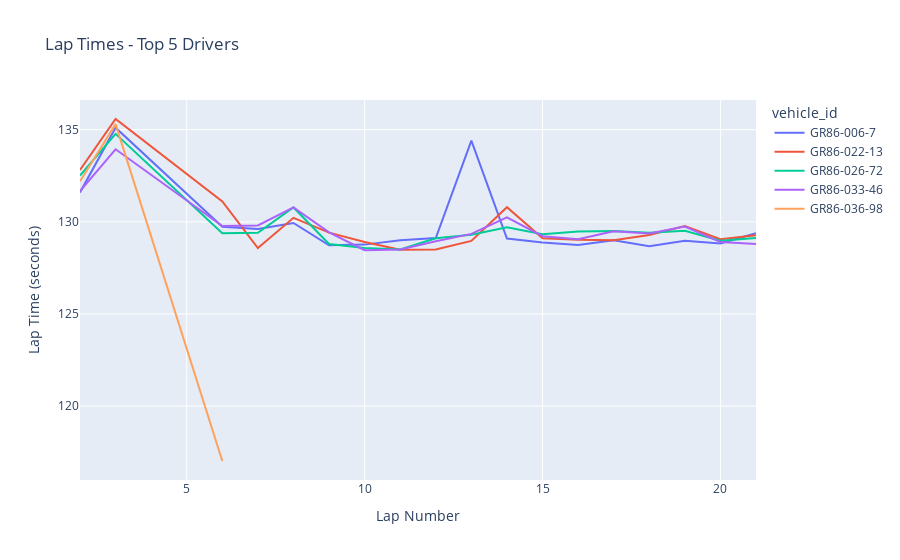
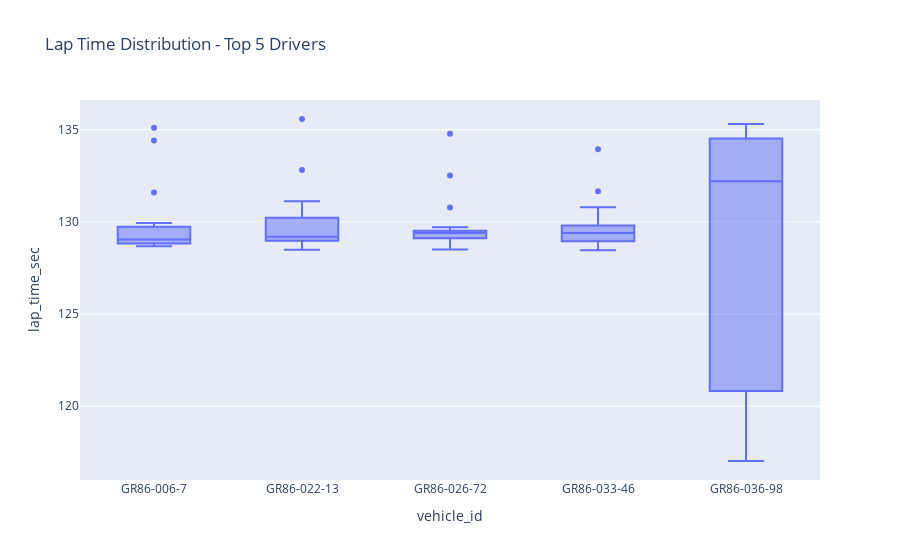

Source (notebook cell) for these figures, in order:
### Code cell
# Plot lap progression for top 5 drivers
top_5_drivers = vehicle_summary.head(5).index.tolist()
lap_times_top5 = lap_times_clean[lap_times_clean['vehicle_id'].isin(top_5_drivers)]

fig = px.line(lap_times_top5, 
              x='lap', 
              y='lap_time_sec',
              color='vehicle_id',
              title='Lap Times - Top 5 Drivers',
              labels={'lap_time_sec': 'Lap Time (seconds)', 'lap': 'Lap Number'})
fig.show()

# Box plot comparison
fig2 = px.box(lap_times_top5, 
              x='vehicle_id', 
              y='lap_time_sec',
              title='Lap Time Distribution - Top 5 Drivers')
fig2.show()

### Figure 1 — Plotly figure (JSON) as saved in the notebook; plotly's stock layout.template omitted (floating-point values rounded to 4 significant figures)
{"data": [{"hovertemplate": "vehicle_id=GR86-006-7<br>Lap Number=%{x}<br>Lap Time (seconds)=%{y}<extra></extra>", "legendgroup": "GR86-006-7", "line": {"color": "#636efa", "dash": "solid"}, "marker": {"symbol": "circle"}, "mode": "lines", "name": "GR86-006-7", "orientation": "v", "showlegend": true, "type": "scatter", "x": [21, 20, 19, 18, 17, 16, 15, 14, 13, 12, 11, 10, 9, 8, 7, 6, 3, 2], "xaxis": "x", "y": [129.4, 128.8, 129.0, 128.7, 129.0, 128.7, 128.9, 129.1, 134.4, 129.1, 129.0, 128.8, 128.7, 129.9, 129.6, 129.7, 135.1, 131.6], "yaxis": "y"}, {"hovertemplate": "vehicle_id=GR86-022-13<br>Lap Number=%{x}<br>Lap Time (seconds)=%{y}<extra></extra>", "legendgroup": "GR86-022-13", "line": {"color": "#EF553B", "dash": "solid"}, "marker": {"symbol": "circle"}, "mode": "lines", "name": "GR86-022-13", "orientation": "v", "showlegend": true, "type": "scatter", "x": [21, 20, 19, 18, 17, 16, 15, 14, 13, 12, 11, 10, 9, 8, 7, 6, 3, 2], "xaxis": "x", "y": [129.3, 129.1, 129.8, 129.3, 129.0, 129.0, 129.1, 130.8, 129.0, 128.5, 128.5, 128.9, 129.4, 130.2, 128.6, 131.1, 135.6, 132.8], "yaxis": "y"}, {"hovertemplate": "vehicle_id=GR86-026-72<br>Lap Number=%{x}<br>Lap Time (seconds)=%{y}<extra></extra>", "legendgroup": "GR86-026-72", "line": {"color": "#00cc96", "dash": "solid"}, "marker": {"symbol": "circle"}, "mode": "lines", "name": "GR86-026-72", "orientation": "v", "showlegend": true, "type": "scatter", "x": [21, 20, 19, 18, 17, 16, 15, 14, 13, 12, 11, 10, 9, 8, 7, 6, 3, 2], "xaxis": "x", "y": [129.1, 129.0, 129.5, 129.4, 129.5, 129.5, 129.3, 129.7, 129.3, 129.1, 128.5, 128.6, 128.8, 130.8, 129.4, 129.4, 134.8, 132.5], "yaxis": "y"}, {"hovertemplate": "vehicle_id=GR86-033-46<br>Lap Number=%{x}<br>Lap Time (seconds)=%{y}<extra></extra>", "legendgroup": "GR86-033-46", "line": {"color": "#ab63fa", "dash": "solid"}, "marker": {"symbol": "circle"}, "mode": "lines", "name": "GR86-033-46", "orientation": "v", "showlegend": true, "type": "scatter", "x": [21, 20, 19, 18, 17, 16, 15, 14, 13, 12, 11, 10, 9, 8, 7, 6, 3, 2], "xaxis": "x", "y": [128.8, 128.9, 129.7, 129.4, 129.5, 129.1, 129.2, 130.2, 129.3, 128.9, 128.5, 128.5, 129.4, 130.8, 129.8, 129.8, 133.9, 131.7], "yaxis": "y"}, {"hovertemplate": "vehicle_id=GR86-036-98<br>Lap Number=%{x}<br>Lap Time (seconds)=%{y}<extra></extra>", "legendgroup": "GR86-036-98", "line": {"color": "#FFA15A", "dash": "solid"}, "marker": {"symbol": "circle"}, "mode": "lines", "name": "GR86-036-98", "orientation": "v", "showlegend": true, "type": "scatter", "x": [6, 3, 2], "xaxis": "x", "y": [117.0, 135.3, 132.2], "yaxis": "y"}], "layout": {"legend": {"title": {"text": "vehicle_id"}, "tracegroupgap": 0}, "title": {"text": "Lap Times - Top 5 Drivers"}, "xaxis": {"anchor": "y", "domain": [0, 1], "title": {"text": "Lap Number"}}, "yaxis": {"anchor": "x", "domain": [0, 1], "title": {"text": "Lap Time (seconds)"}}}}

### Figure 2 — Plotly figure (JSON) as saved in the notebook; plotly's stock layout.template omitted (floating-point values rounded to 4 significant figures)
{"data": [{"alignmentgroup": "True", "hovertemplate": "vehicle_id=%{x}<br>lap_time_sec=%{y}<extra></extra>", "legendgroup": "", "marker": {"color": "#636efa"}, "name": "", "notched": false, "offsetgroup": "", "orientation": "v", "showlegend": false, "type": "box", "x": ["GR86-006-7", "GR86-006-7", "GR86-006-7", "GR86-006-7", "GR86-006-7", "GR86-006-7", "GR86-006-7", "GR86-006-7", "GR86-006-7", "GR86-006-7", "GR86-006-7", "GR86-006-7", "GR86-006-7", "GR86-006-7", "GR86-006-7", "GR86-006-7", "GR86-006-7", "GR86-006-7", "GR86-022-13", "GR86-022-13", "GR86-022-13", "GR86-022-13", "GR86-022-13", "GR86-022-13", "GR86-022-13", "GR86-022-13", "GR86-022-13", "GR86-022-13", "GR86-022-13", "GR86-022-13", "GR86-022-13", "GR86-022-13", "GR86-022-13", "GR86-022-13", "GR86-022-13", "GR86-022-13", "GR86-026-72", "GR86-026-72", "GR86-026-72", "GR86-026-72", "GR86-026-72", "GR86-026-72", "GR86-026-72", "GR86-026-72", "GR86-026-72", "GR86-026-72", "GR86-026-72", "GR86-026-72", "GR86-026-72", "GR86-026-72", "GR86-026-72", "GR86-026-72", "GR86-026-72", "GR86-026-72", "GR86-033-46", "GR86-033-46", "GR86-033-46", "GR86-033-46", "GR86-033-46", "GR86-033-46", "GR86-033-46", "GR86-033-46", "GR86-033-46", "GR86-033-46", "GR86-033-46", "GR86-033-46", "GR86-033-46", "GR86-033-46", "GR86-033-46", "GR86-033-46", "GR86-033-46", "GR86-033-46", "GR86-036-98", "GR86-036-98", "GR86-036-98"], "x0": " ", "xaxis": "x", "y": [129.4, 128.8, 129.0, 128.7, 129.0, 128.7, 128.9, 129.1, 134.4, 129.1, 129.0, 128.8, 128.7, 129.9, 129.6, 129.7, 135.1, 131.6, 129.3, 129.1, 129.8, 129.3, 129.0, 129.0, 129.1, 130.8, 129.0, 128.5, 128.5, 128.9, 129.4, 130.2, 128.6, 131.1, 135.6, 132.8, 129.1, 129.0, 129.5, 129.4, 129.5, 129.5, 129.3, 129.7, 129.3, 129.1, 128.5, 128.6, 128.8, 130.8, 129.4, 129.4, 134.8, 132.5, 128.8, 128.9, 129.7, 129.4, 129.5, 129.1, 129.2, 130.2, 129.3, 128.9, 128.5, 128.5, 129.4, 130.8, 129.8, 129.8, 133.9, 131.7, 117.0, 135.3, 132.2], "y0": " ", "yaxis": "y"}], "layout": {"boxmode": "group", "legend": {"tracegroupgap": 0}, "title": {"text": "Lap Time Distribution - Top 5 Drivers"}, "xaxis": {"anchor": "y", "domain": [0, 1], "title": {"text": "vehicle_id"}}, "yaxis": {"anchor": "x", "domain": [0, 1], "title": {"text": "lap_time_sec"}}}}
